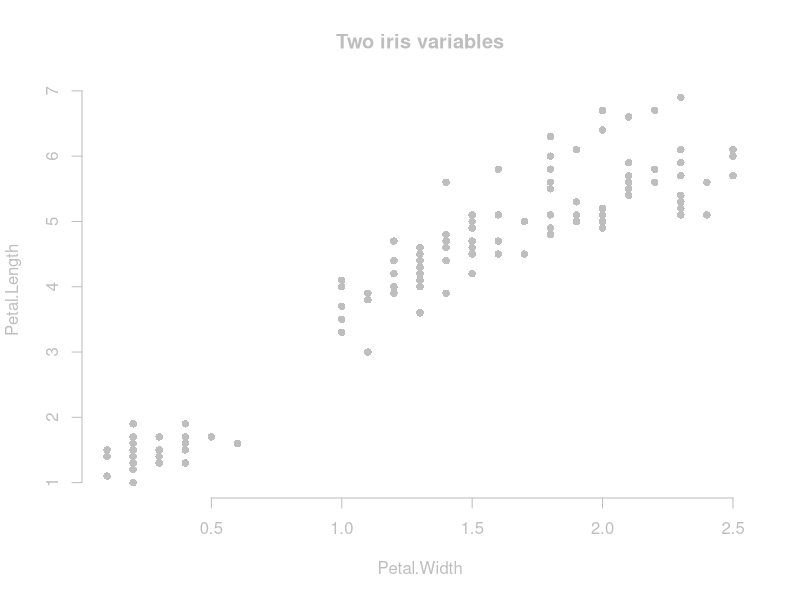

This figure's R source:
baseplot <- function(main) {
  plot(Petal.Length ~ Petal.Width, data = iris, type = 'p', bty = 'n',
    main = main, pch = 21, bg = 'grey', col = NULL,
    col.axis = 'grey', col.lab = 'grey', col.main = 'grey', fg = 'grey')
}

#pdf('covariance.pdf')
baseplot('Two iris variables')

#baseplot('')
#points(Petal.Length ~ Petal.Width, data = iris)
#dev.off()
